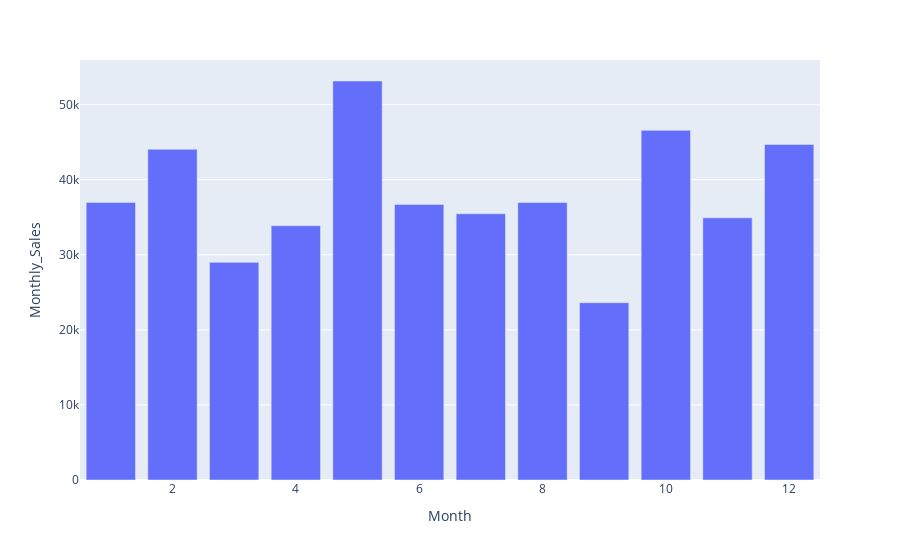

This figure's notebook cell:
### Code cell
# Bar Chart: Purchases by months
px.bar(monthly_analysis, x='Month', y='Monthly_Sales')

### Figure 1 — Plotly figure (JSON) as saved in the notebook; plotly's stock layout.template omitted (floating-point values rounded to 4 significant figures)
{"data": [{"alignmentgroup": "True", "hovertemplate": "Month=%{x}<br>Monthly_Sales=%{y}<extra></extra>", "legendgroup": "", "marker": {"color": "#636efa", "pattern": {"shape": ""}}, "name": "", "offsetgroup": "", "orientation": "v", "showlegend": false, "textposition": "auto", "type": "bar", "x": [1, 2, 3, 4, 5, 6, 7, 8, 9, 10, 11, 12], "xaxis": "x", "y": [36980, 44060, 28990, 33870, 53150, 36715, 35465, 36960, 23620, 46580, 34920, 44690], "yaxis": "y"}], "layout": {"barmode": "relative", "legend": {"tracegroupgap": 0}, "margin": {"t": 60}, "xaxis": {"anchor": "y", "domain": [0, 1], "title": {"text": "Month"}}, "yaxis": {"anchor": "x", "domain": [0, 1], "title": {"text": "Monthly_Sales"}}}}
